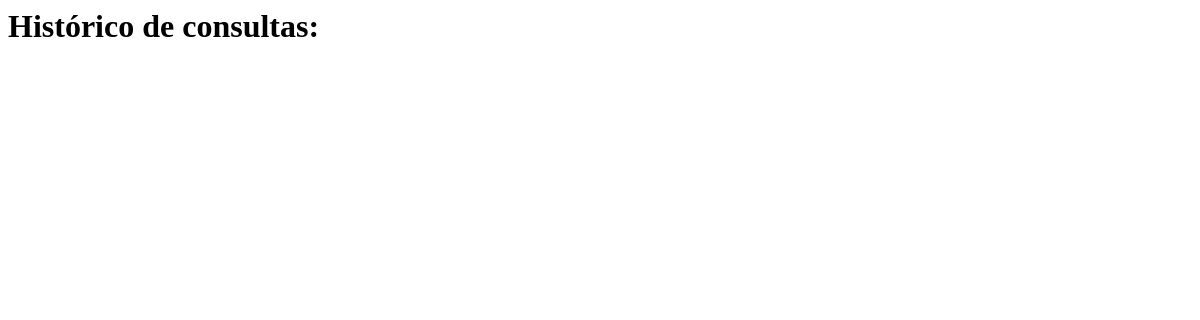
Before: /servico/consulta-medica/consultar/3/ with the older database file.
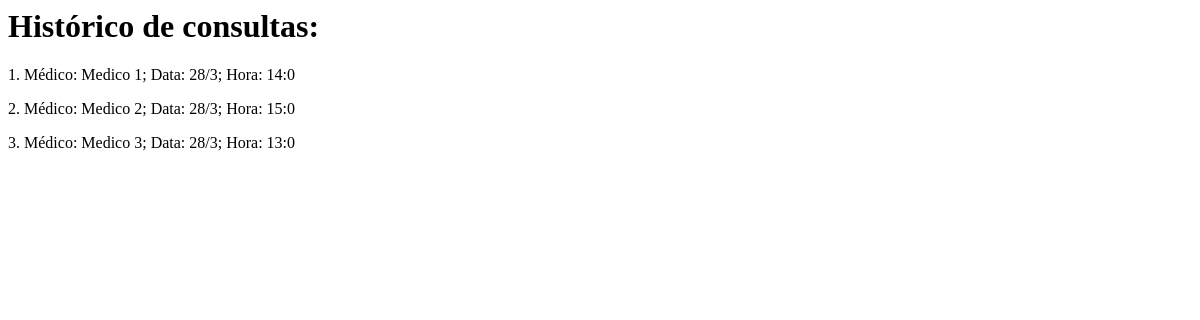
After: the same page with the newer database file.
### servico/models.py (models this page shows)
class Servico(models.Model):
    cliente = models.ForeignKey(Cliente, on_delete=models.CASCADE, null=True, blank=True)
    data_hora = models.DateTimeField()
    class Meta:
        abstract = True

class Consulta(Servico):
    medico = models.ForeignKey(Medico, on_delete=models.CASCADE)
    class Meta:
        unique_together = (('medico', 'data_hora'))
    def __str__(self):
            med = self.medico.name
            dia = self.data_hora.day
            mes = self.data_hora.month
            hora = self.data_hora.hour
            minuto = self.data_hora.minute
            return f"Médico: {med}; Data: {dia}/{mes}; Hora: {hora}:{minuto}"

### usuario/models.py (models this page shows)
class Profissional(User):
    class Meta:
        abstract = True

class Medico(Profissional):
    pass

### servico/views.py (the view)
# urls.py: path('consulta-medica/consultar/<int:cliente_id>/', views.consultar_consulta_medica, name='consultar_aula'),
def consultar_consulta_medica(request, cliente_id):
    try:
        consultas = Consulta.objects.filter(cliente_id=cliente_id)
        context = {'lista_consultas_medicas':consultas}
        return render(request, 'consulta_medica/consultar.html', context)
    except:
        raise HttpResponseServerError("Erro")

### servico/templates/consulta_medica/consultar.html
<html>
<head>
<h1>Histórico de consultas:</h1>
</head>
<body>
{% for consulta in lista_consultas_medicas %}
	<p>{{ forloop.counter }}. {{ consulta }}</p>
{% endfor %}

Changed rows visible on the page:
added Consulta: medico+data_hora "Médico: Medico 1; Data: 28/3; Hora: 14:0"
added Consulta: medico+data_hora "Médico: Medico 2; Data: 28/3; Hora: 15:0"
added Consulta: medico+data_hora "Médico: Medico 3; Data: 28/3; Hora: 13:0"
